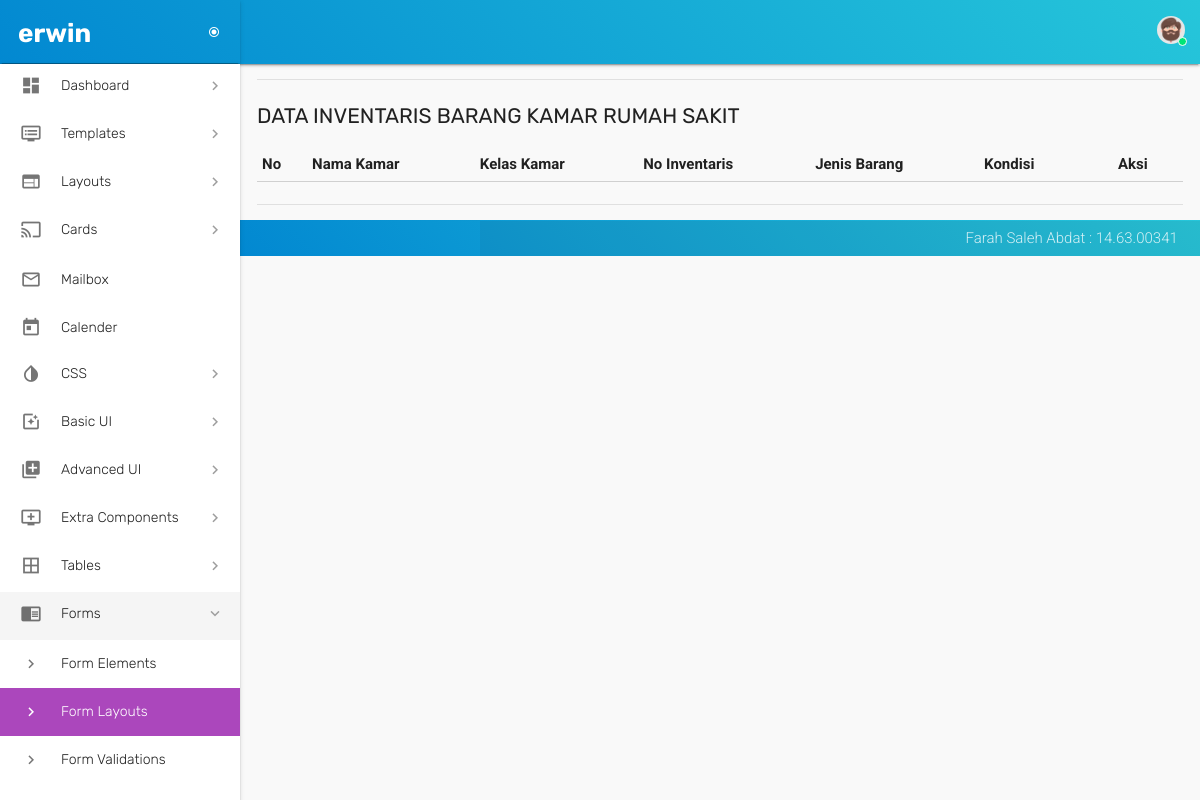
The page /inventaris_data.php (signed in) on the database as committed earlier.
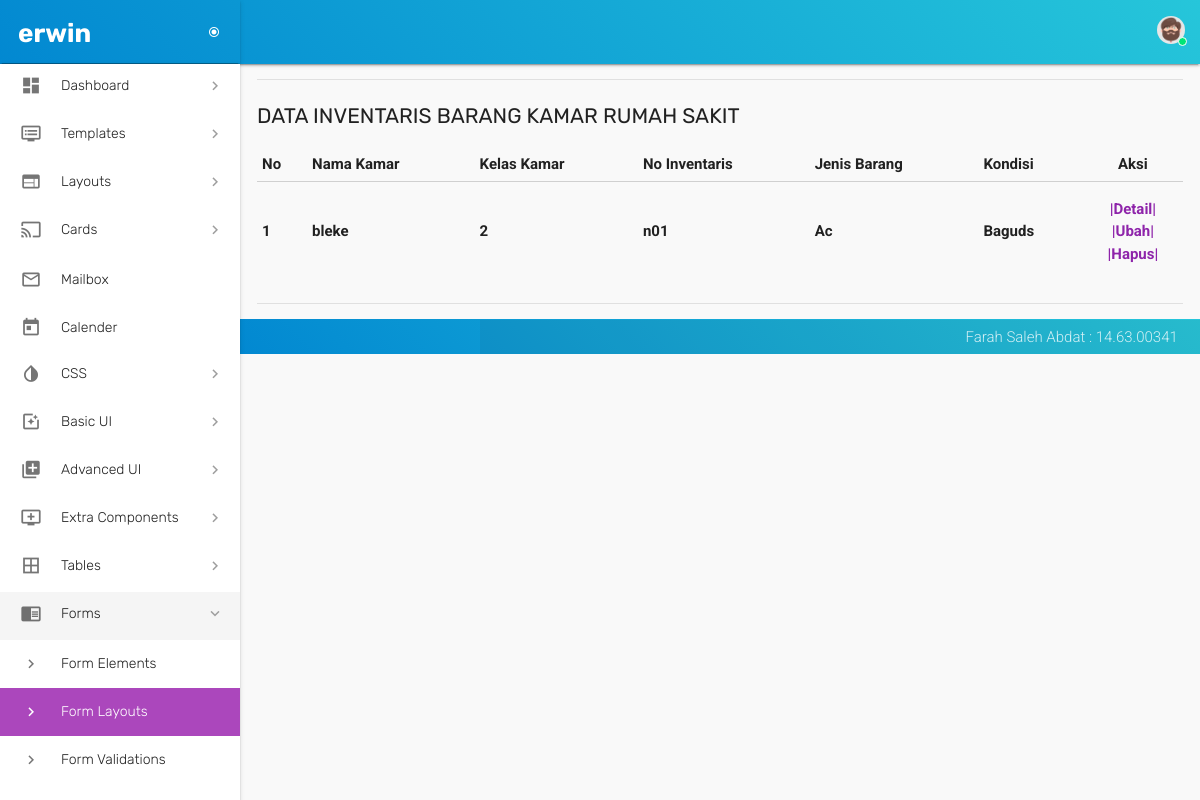
The same page on the database as committed later.
### tables this page shows
CREATE TABLE `inventaris` (
  `id_inventaris` int(21) NOT NULL,
  `no_inventaris` varchar(30) NOT NULL,
  `id_kamar` int(21) NOT NULL,
  `jenis_barang` varchar(30) NOT NULL,
  `kondisi` varchar(30) NOT NULL,
  `jumlah` varchar(21) NOT NULL,
  `keterangan` text
);

CREATE TABLE `kamar` (
  `id_kamar` int(21) NOT NULL,
  `no_kamar` varchar(30) NOT NULL,
  `nama_kamar` varchar(30) NOT NULL,
  `kelas` varchar(30) NOT NULL,
  `jumlah_tt` varchar(30) NOT NULL,
  `lokasi` varchar(30) NOT NULL,
  `status` enum('On','Off') DEFAULT 'On',
  `keterangan` text NOT NULL
);

### inventaris_data.php (the view, shortened to what this page needs)
<?php
 if (empty($_SESSION['username'])) {
 header("location:login_form.php");
 }
 else {
 ?>
<!DOCTYPE html>
<html lang="en">
  <head>
    <link href="assets/css/materialize.css" type="text/css" rel="stylesheet">
    <link href="assets/css/style.css" type="text/css" rel="stylesheet">
    <link href="assets/css/custom.css" type="text/css" rel="stylesheet">
    <link href="assets/css/perfect-scrollbar.css" type="text/css" rel="stylesheet">
    <link href="assets/css/jquery-jvectormap.css" type="text/css" rel="stylesheet">
    <link href="assets/css/jquery.dataTables.min.css" type="text/css" rel="stylesheet">
  </head>
  <body>
  <?php include 'config/header.php'; ?>
  <?php include 'config/menu.php'; ?>
        <section id="content">
          <div class="container">
            <div class="section">
              <div class="divider"></div>
              <div id="table-datatables">
                <h4 class="header">Data Inventaris Barang Kamar Rumah Sakit</h4>
                <div class="row">
                  <div class="col s12">
                    <table id="data-table-simple" class="responsive-table display" cellspacing="0">
                        <thead>
                        <tr>
                        <th> No </th>
                        <th> Nama Kamar </th>
                        <th> Kelas Kamar </th>
                        <th> No Inventaris </th>
                        <th> Jenis Barang </th>
                        <th> Kondisi </th>
                        <th style="width:100px;text-align: center;"> Aksi </th>
                        </tr>
                        </thead>
                       <tbody>
                        <?php
                        include 'config/koneksiDB.php';
                        $query = "SELECT kamar.nama_kamar,
                                         kamar.kelas,
                                         inventaris.id_inventaris,
                                         inventaris.no_inventaris,
                                         inventaris.jenis_barang,
                                         inventaris.kondisi,
                                         inventaris.jumlah,
                                         inventaris.keterangan FROM inventaris LEFT JOIN kamar
                                         ON kamar.id_kamar = inventaris.id_kamar";
                        $result=mysqli_query($koneksi, $query) or die(mysqli_error());
                        $no=1;
                        while ($data = mysqli_fetch_array($result, MYSQLI_BOTH)){
                        ?>
                        <tr>
                        <td><?php echo $no++; ?></td>
                        <td><?php echo $data['nama_kamar']; ?></td>
                        <td><?php echo $data['kelas']; ?></td>
                        <td><?php echo $data['no_inventaris']; ?></td>
                        <td><?php echo $data['jenis_barang']; ?></td>
                        <td><?php echo $data['kondisi']; ?></td>
                        <td style="width:100px;text-align: center;">
                        <a class='waves-effect waves-light modal-trigger' href='#modal2<?php echo $data['id_inventaris']; ?>'>|Detail|</a>
                        <?php echo "
                        <a href='inventaris_form_ubah.php?id_inventaris=$data[id_inventaris]'>|Ubah|</a>
                        <a href='inventaris_proses_hapus.php?id_inventaris=$data[id_inventaris]' onclick=\"return confirm('Anda yakin akan menghapus data ?')\">|Hapus|</a>";
                        ?>
                        </td>
                        </tr>
                        <?php
                        }
                        ?>
                   </tbody>
                    </table>
                  </div>
                </div>
              </div>
            <br>
          <div class="divider"></div>
        </div>
      </div>
    </section>
    <?php include 'config/footer.php'; ?>
  </body>
</html>
<?php } ?>

Rows that differ between the two databases and show on the page:
added inventaris: id_kamar.nama_kamar "bleke", id_kamar.kelas "2", no_inventaris "n01", jenis_barang "Ac", kondisi "Baguds"
